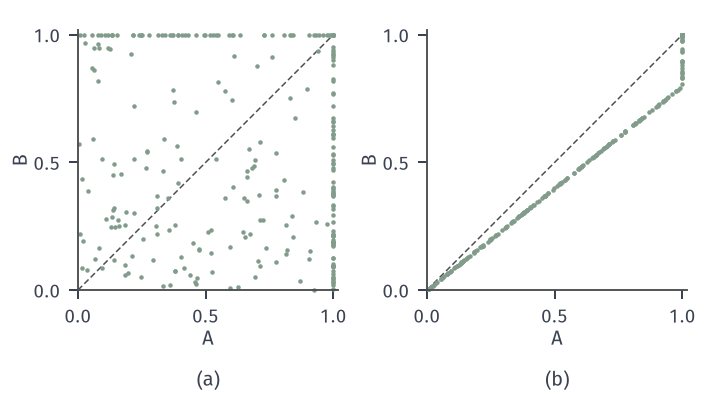

Python code for this plot:
from pathlib import Path
import sys
HERE = Path(__file__).resolve().parent
sys.path.insert(0, str(HERE.parent/"vr-common"))
from vr_fig import *
# Two schemes: A = min(X_A, 1), X_A ~ Exp(1); B = min(X_B, 1), X_B ~ Exp(1.25); both by inversion x = -ln(1-u)/rate.
# (a) independent inputs U, U' (seed 9, 300 pairs); (b) common input U (seed 9): B = a(U) with A, B both increasing in U.
# Variances of A - B: independent Var A + Var B; common 0.003817 (quadrature over u, 2e6 midpoints).
rng = np.random.default_rng(9); U = rng.random(300); U2 = rng.random(300)
A = np.minimum(-np.log(1-U), 1); Bi = np.minimum(-np.log(1-U2)/1.25, 1); Bc = np.minimum(-np.log(1-U)/1.25, 1)
x = (np.arange(2000000)+.5)/2000000
a_ = np.minimum(-np.log(1-x), 1); b_ = np.minimum(-np.log(1-x)/1.25, 1); br = np.minimum(-np.log(x)/1.25, 1)
fig, axs = figure(width_mm=100, height_mm=56, ncols=2)
panel(fig, left=.11, right=.97, bottom=.22, top=.97, wspace=.34)
for ax, Bv in zip(axs, (Bi, Bc)):
    ax.plot([0, 1], [0, 1], color=STROKE, lw=.6, ls=DASH)
    ax.plot(A, Bv, 'o', ms=1.8, color=GREEN, mew=0, clip_on=False)
    ax.set_xlim(0, 1.02); ax.set_ylim(0, 1.02); ax.set_aspect('equal'); ax.set_xticks([0, .5, 1]); ax.set_yticks([0, .5, 1])
    axlab(ax, '$A$', '$B$')
tags(fig, axs)
save(fig, HERE, 'figure', {'EA': float(a_.mean()), 'EB': float(b_.mean()), 'VarA': float(a_.var()), 'VarB': float(b_.var()),
     'Cov_common': float(np.mean(a_*b_)-a_.mean()*b_.mean()), 'Var_diff_common': float(np.var(a_-b_)),
     'Var_diff_indep': float(a_.var()+b_.var()), 'Var_diff_reversed': float(np.var(a_-br))})
